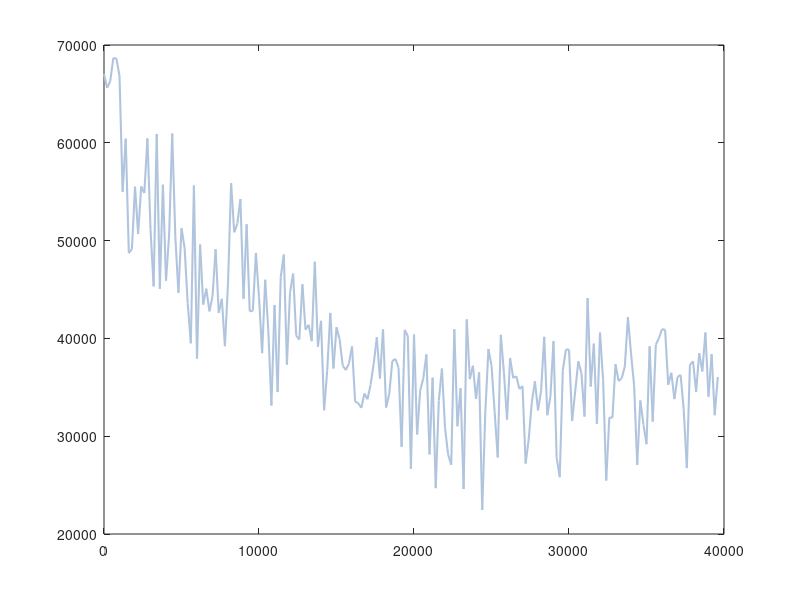

This chart was generated by the following MATLAB code: (Note: this script raises an error after producing the figure.)
clc;
clear;
%Reward

b=load('AoIs.csv');


reward_size=size(b);%reward的矩阵size
step_count = reward_size(1,1);%step总数

d=zeros(step_count,1);
c=zeros(step_count,1);

evalute_interval = 200;%强化学习训练中评估的间隔
step=1:evalute_interval:step_count*evalute_interval;


plot(step,b(:,1),'Color',[0.69,0.77,0.87],'linewidth',1.5)
hold on;

plot(step,smooth(b(:,1),10,'rlowess'),'Color','#1f77b4','linewidth',2)
set(gca,'linewidth',1);
xlabel('训练步数');%,'FontWeight','bold');
ylabel('目标函数\Psi');
% title('Training reward vs. episodes')
legend('目标函数值','平滑后的目标函数值')
grid on;